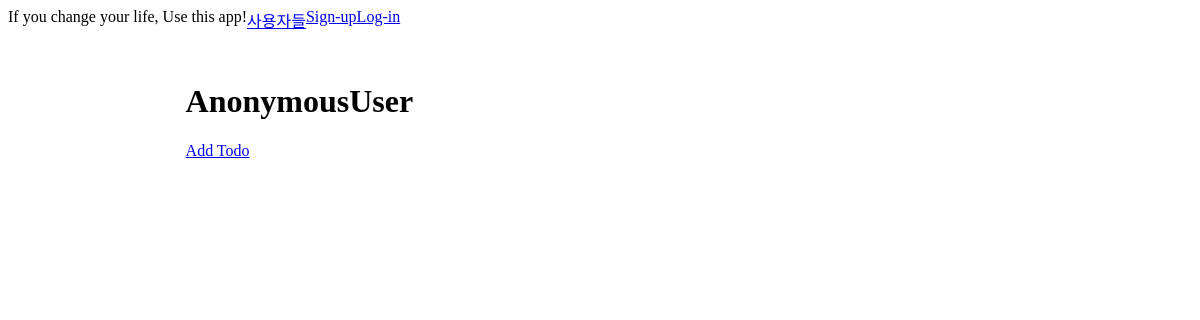
/post/, run on an earlier commit of the app's database.
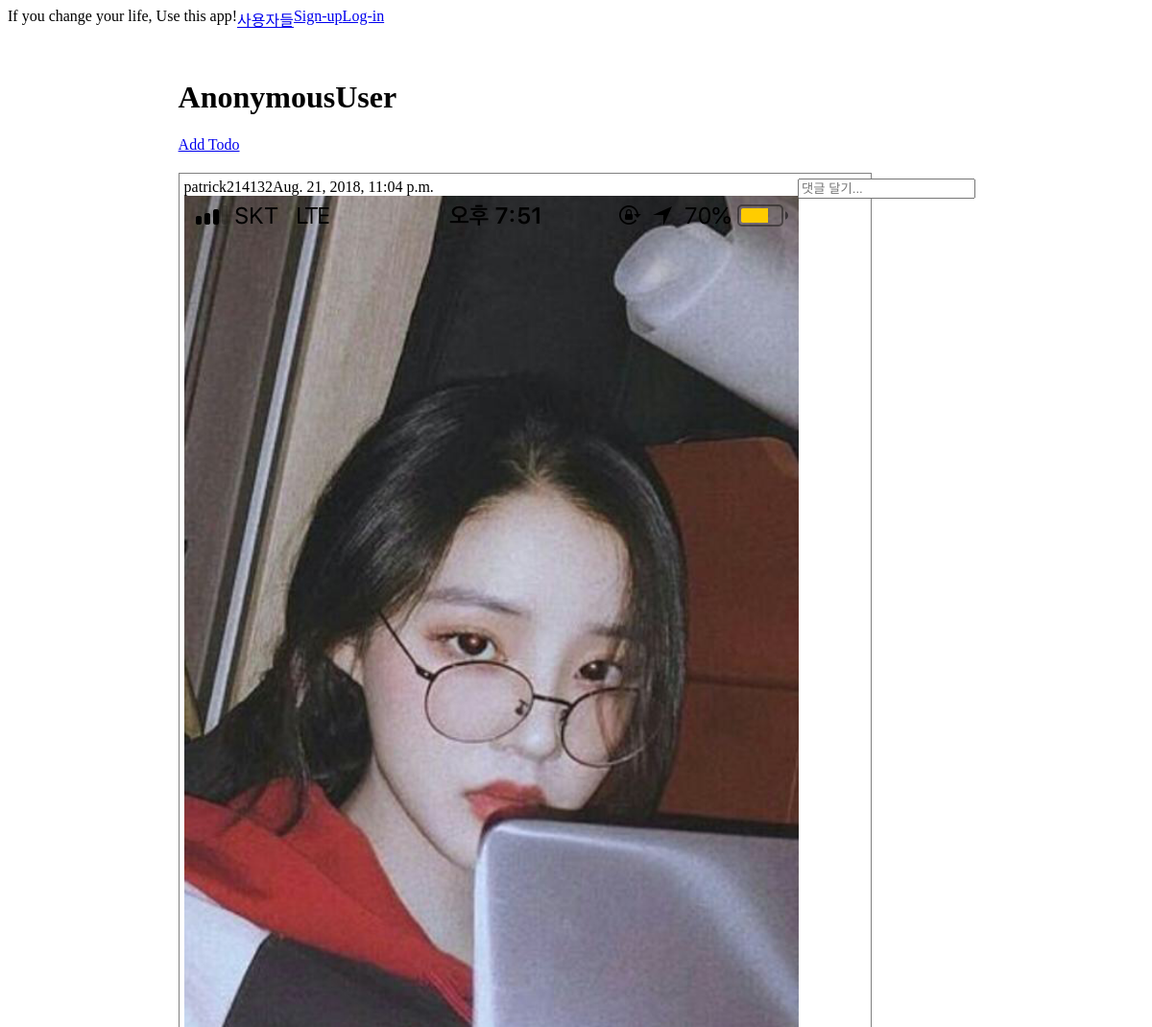
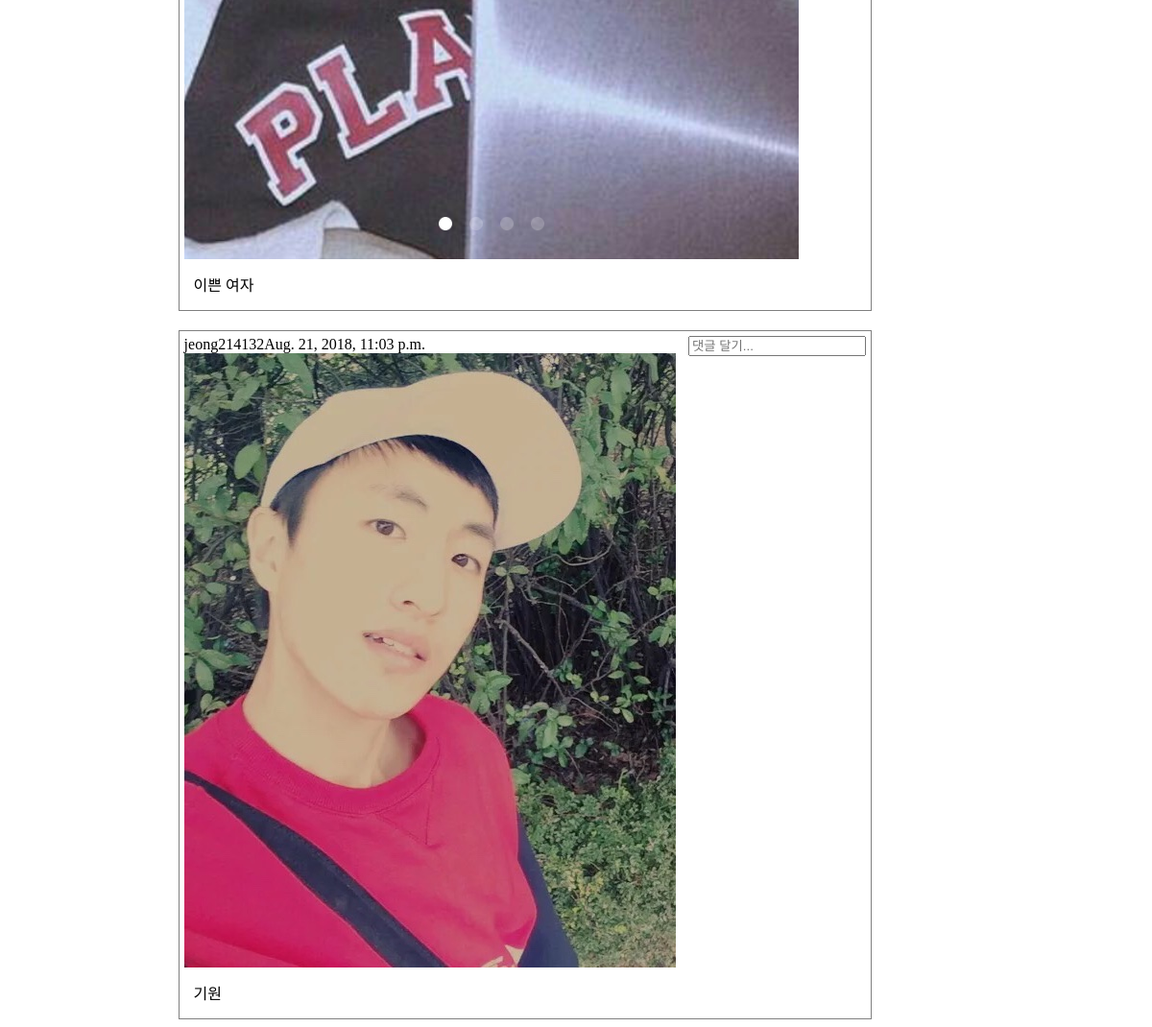
And on a later commit of the database (2 pictures, top to bottom).
### post/models.py (models this page shows, shortened)
class Post(models.Model):
    content = models.TextField('CONTENT')
    photo = models.ImageField(upload_to='post')
    create_date = models.DateTimeField('Create Date', auto_now_add=True)
    modify_date = models.DateTimeField('Modify Date', auto_now=True)
    owner = models.ForeignKey(User, null=True,  on_delete=models.CASCADE)
    class Meta:
        verbose_name = 'post'
        verbose_name_plural = 'posts'
        db_table  = 'my_post'#데이터베이스 테이블에서 이름을 정의, 지정 안하면 appname_classname 된다.
        ordering  = ('-modify_date',)

### post/views.py (the view)
def post_list(request):
    posts = Post.objects.all()
    comment_form = CommentForm()
    context = {
        'posts': posts,
        'comment_form': comment_form,
    }
    return render(request, 'post/post.html', context)

### post/forms.py (shortened to what this page needs)
class CommentForm(forms.ModelForm):
    class Meta:
        model = Comment
        fields = (
            'content',
        )
        widgets = {
            'content': forms.TextInput(
                attrs={
                    'class': 'content',
                    'placeholder': '댓글 달기...',
                }
            )
        }

### post/templates/post/post.html (shortened to what this page needs)
{% extends "base.html" %}
{% load staticfiles %}
{% block extrastyle %}{% static "css/todo.css" %}{% endblock %}
{% block content %}
<div class="body">
<div class="left">
</div>
<div class="content">
    <h1>{{user}}</h1>
    <a href="{% url 'post:add' %}">Add Todo</a>
        {% for post in posts %}
        <div class="todo_list">
            <div class="todo">
                <div class="todo_owner">
                    {{ post.owner }}{{ post.modify_date}}
                </div>
                <div class="todo_photo">
                    <img src="{{ post.photo.url }}" alt="" class="post-image">
                </div>
                <div class="todo_content">
                    {{ post.content }}
                </div>
            </div>
            <div class="todo_UD">
            </div>
               <form action="{% url 'post:comment_create' post_pk=post.pk %}" method="POST" class="comment-form">
				<input type="text" name="content" placeholder="댓글 달기...">
			    </form>
        </div>
        {% endfor %}
</div>
<div class="right">
</div>
</div>
{% endblock %}

### templates/base.html (shortened to what this page needs)
<!DOCTYPE html>
<html lang="ko">
<head>
{% load staticfiles %}
<link rel="stylesheet" type="text/css" href="{% block stylesheet %}{% static "css/base.css" %}{% endblock %}" />
<link rel="stylesheet" type="text/css" href="{% block extrastyle %}{% endblock %}" />
</head>
<body>
<div class="top_nav">
    <div>If you change your life, Use this app!</div>
    {% if user.is_active %}
    <div>Welcome!</div>
    <div><a href="{% url 'post:my_post'%}">My TodoList</a></div>
    <div><a href="{% url 'user_list' %}">사용자들</a></div>
    <div><a href="{% url 'password_change' %}">Change-Password</a></div>
    <div><a href="{% url 'logout' %}">Log-out</a></div>
    {% else %}
    <div><a href="{% url 'user_list' %}">사용자들</a></div>
    <div><a href="{% url 'register' %}">Sign-up</a></div>
    <div><a href="{% url 'login' %}">Log-in</a></div>
    {% endif %}
</div>
{% block content %}{% endblock %}
</body>
</html>

### static/css/base.css (style rules this page uses)
div.top_nav { display:flex; margin-bottom:30px; }

### static/css/todo.css (style rules this page uses)
div.body { display:flex; }
div.left { width:15%; }
div.right { width:25%; }
div.content { width:60%; }
div.todo_list { width:100%; display:flex; border:solid gray 1px; margin-top: 20px; padding:5px; }
div.todo { width:90%; }
div.todo_UD { width:10%; }
div.todo_content { margin:10px; }

What changed in the data, as far as the page shows it:
added Post: owner "patrick214132", modify_date "Aug. 21, 2018, 11:04 p.m.", photo (picture), content "이쁜 여자"
added Post: owner "jeong214132", modify_date "Aug. 21, 2018, 11:03 p.m.", photo (picture), content "기원"
